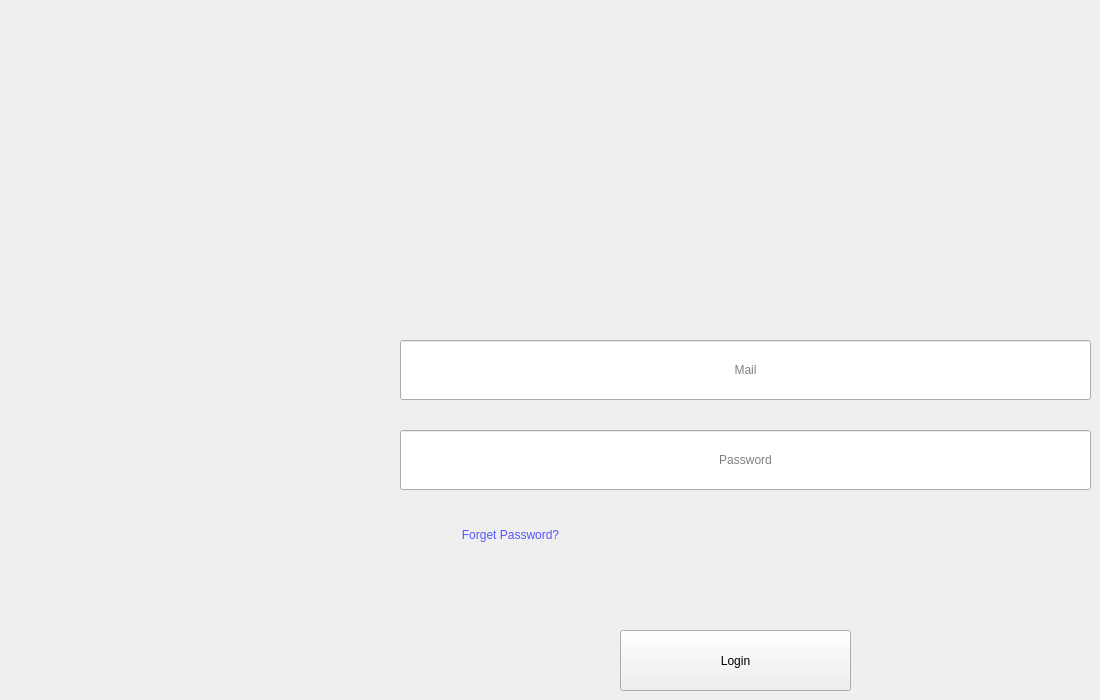
    <widget class="QWidget" name="tab_16">
     <attribute name="title">
      <string>Page</string>
     </attribute>
     <widget class="QPushButton" name="reset_password_btn">
      <property name="geometry">
       <rect>
        <x>410</x>
        <y>510</y>
        <width>201</width>
        <height>50</height>
       </rect>
      </property>
      <property name="styleSheet">
       <string notr="true">font: 15pt &quot;Times New Roman&quot;;
color: rgb(85, 85, 255);
background-color: rgb(240, 240, 240);</string>
      </property>
      <property name="text">
       <string>Forget Password?</string>
      </property>
      <property name="flat">
       <bool>true</bool>
      </property>
     </widget>
     <widget class="QLineEdit" name="mail_input">
      <property name="geometry">
       <rect>
        <x>400</x>
        <y>340</y>
        <width>691</width>
        <height>60</height>
       </rect>
      </property>
      <property name="styleSheet">
       <string notr="true">font: 75 20pt &quot;Times New Roman&quot;;</string>
      </property>
      <property name="alignment">
       <set>Qt::AlignCenter</set>
      </property>
      <property name="placeholderText">
       <string>Mail</string>
      </property>
     </widget>
     <widget class="QPushButton" name="login_btn">
      <property name="geometry">
       <rect>
        <x>620</x>
        <y>630</y>
        <width>231</width>
        <height>61</height>
       </rect>
      </property>
      <property name="styleSheet">
       <string notr="true">font: 75 20pt &quot;Times New Roman&quot;;</string>
      </property>
      <property name="text">
       <string>Login</string>
      </property>
     </widget>
     <widget class="QLineEdit" name="password_input">
      <property name="geometry">
       <rect>
        <x>400</x>
        <y>430</y>
        <width>691</width>
        <height>60</height>
       </rect>
      </property>
      <property name="styleSheet">
       <string notr="true">font: 75 20pt &quot;Times New Roman&quot;;</string>
      </property>
      <property name="echoMode">
       <enum>QLineEdit::Password</enum>
      </property>
      <property name="alignment">
       <set>Qt::AlignCenter</set>
      </property>
      <property name="placeholderText">
       <string>Password</string>
      </property>
     </widget>
    </widget>
